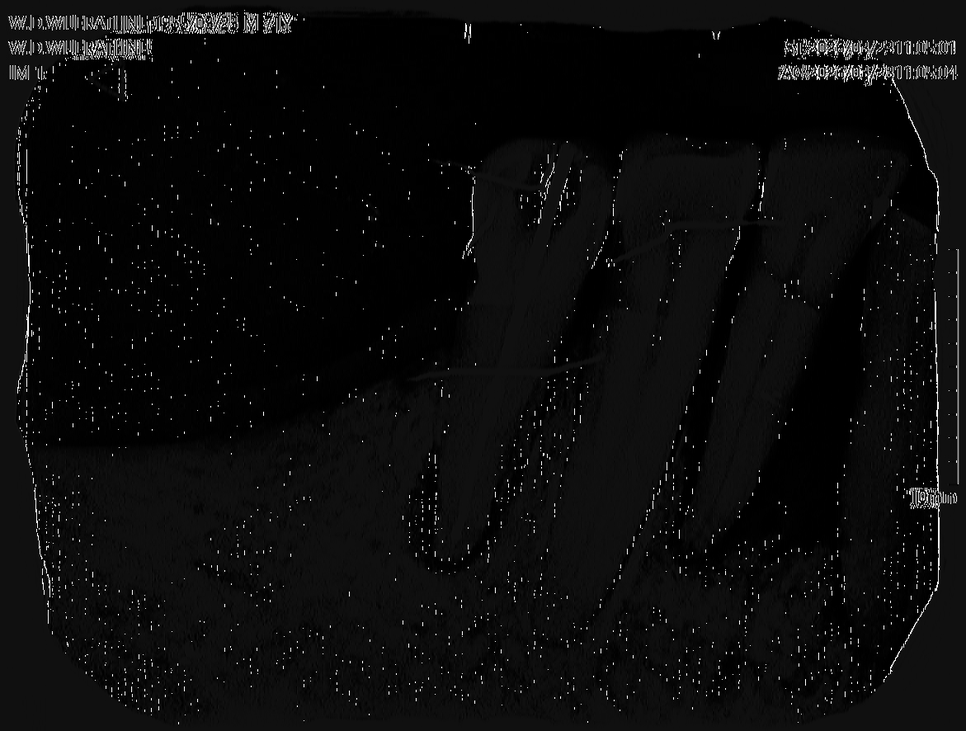
#> input picture data/abscess/raw/texture_output/gabor_texture_L17_clahe_sigmoid.png, 966 x 731 px, shrunk from 1171 x 886 before the run
$ python -i feature_extraction.py   (imports and definitions only)   (older library calls are emulated)
#> lines starting #> are read from the running program, lines starting #| are printed output that depends on the picture
#> further down, picture is the input picture: shape (731, 966, 3); min 0, max 255, mean 11.6
"""
feature_extraction.py
──────────────────────
Extracts a 6-dimensional feature vector for each pixel from the preprocessed images.
Ensures rigorous normalization per feature map before stacking into a final (N, 6) matrix.
"""

import os
import cv2
import numpy as np

from skimage.feature import local_binary_pattern
from skimage.filters.rank import entropy
from skimage.morphology import disk

# ======================================================
# PATH CONFIGURATION
# ======================================================
INPUT_DIR = "../../../data/abscess/raw/texture_output"
OUTPUT_DIR = "../../../data/abscess/raw/features"

# [1 line not run here, left out]

# Process only texture removed images
INPUT_PREFIX = 'texture_removed_'

# ======================================================
# FEATURE EXTRACTION FUNCTION
# ======================================================
def extract_features(image):
    """
    Extracts 6 features from the image, normalizes them independently,
    and returns an (H*W, 6) matrix.
    """

    # 1. Safely convert to grayscale
    if len(image.shape) == 2:
        gray = image
    elif image.shape[2] == 4:
        gray = cv2.cvtColor(image[:, :, :3], cv2.COLOR_BGR2GRAY)
    else:
        gray = cv2.cvtColor(image, cv2.COLOR_BGR2GRAY)

    # Convert to float for math operations
    gray_float = gray.astype(np.float32) / 255.0

    H, W = gray.shape
#> H = 731; W = 966

    # -------------------------------------------------
    # Feature 1 : Intensity
    # -------------------------------------------------
    intensity = gray_float.copy()

    # Normalize map [0, 1]
    intensity = (intensity - intensity.min()) / (intensity.max() - intensity.min() + 1e-8)

    # -------------------------------------------------
    # Feature 2 : Local Mean
    # -------------------------------------------------
    local_mean = cv2.blur(gray_float, (5, 5))
    local_mean = (local_mean - local_mean.min()) / (local_mean.max() - local_mean.min() + 1e-8)

    # -------------------------------------------------
    # Feature 3 : Local Variance
    # -------------------------------------------------
    sqr_mean = cv2.blur(gray_float * gray_float, (5, 5))
    local_variance = sqr_mean - (local_mean * local_mean)
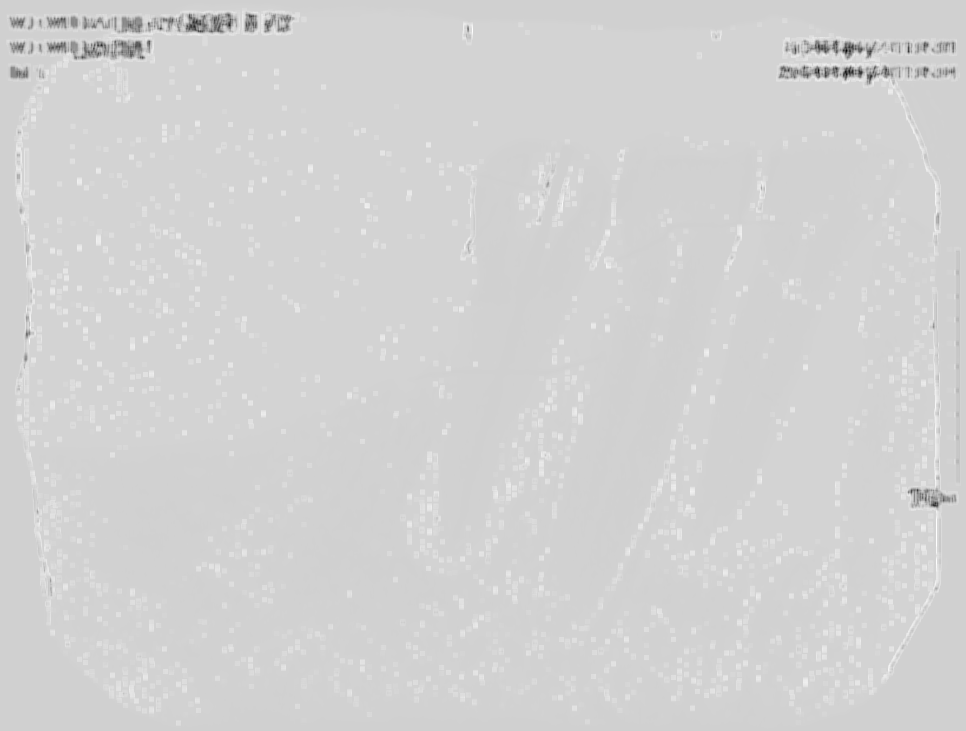
#> local_variance: shape (731, 966) float32; min -0.477, max 0.099, mean -0.00163; drawn with min black and max white

    # Clip tiny negative numbers arising from float precision
    local_variance = np.clip(local_variance, 0, None)
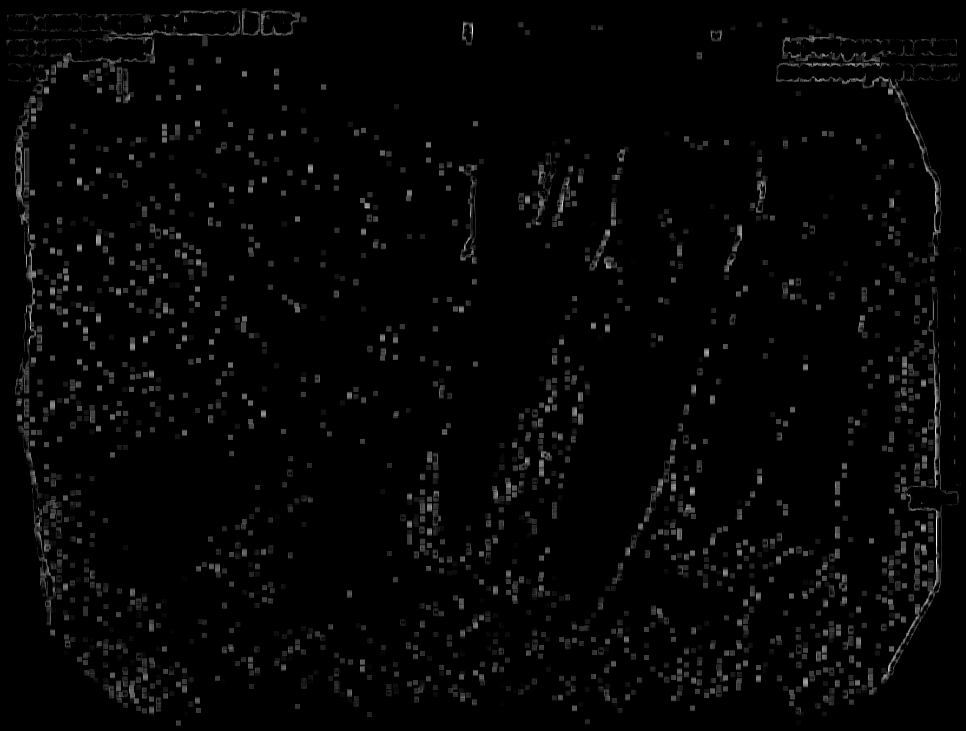
#> local_variance: shape (731, 966) float32; min 0, max 0.099, mean 0.00201; drawn with min black and max white
    local_variance = (local_variance - local_variance.min()) / (local_variance.max() - local_variance.min() + 1e-8)

    # -------------------------------------------------
    # Feature 4 : Gradient Magnitude
    # -------------------------------------------------
    grad_x = cv2.Sobel(gray_float, cv2.CV_32F, 1, 0, ksize=3)
    grad_y = cv2.Sobel(gray_float, cv2.CV_32F, 0, 1, ksize=3)
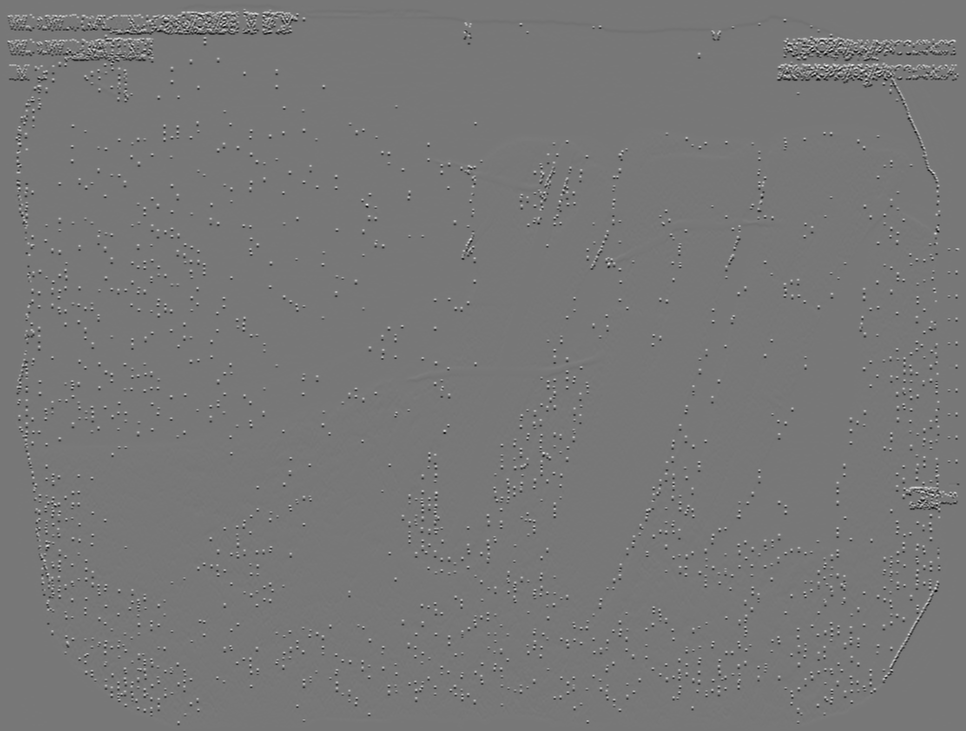
#> grad_y: shape (731, 966) float32; min -3.23, max 3.64, mean 4.43e-08; drawn with min black and max white
    gradient = np.sqrt(grad_x**2 + grad_y**2)
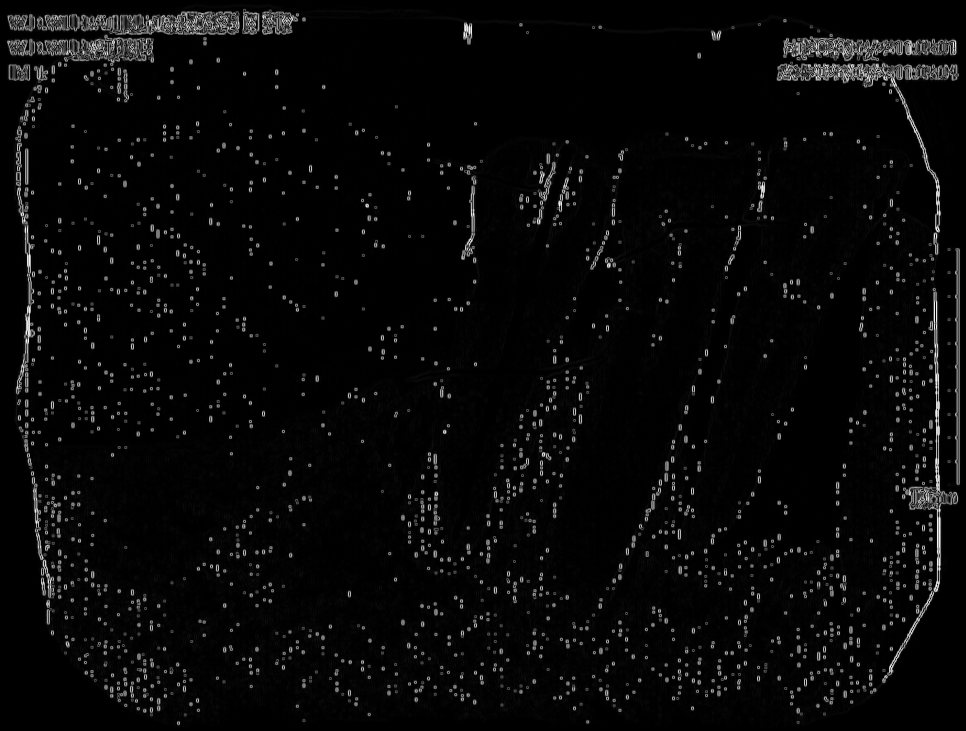
#> gradient: shape (731, 966) float32; min 0, max 4.18, mean 0.141; drawn with min black and max white
    gradient = (gradient - gradient.min()) / (gradient.max() - gradient.min() + 1e-8)

    # -------------------------------------------------
    # Feature 5 : Entropy
    # -------------------------------------------------
    # skimage entropy requires uint8 (8-bit) image
    gray_uint8 = (gray_float * 255).astype(np.uint8)
    entropy_img = entropy(gray_uint8, disk(5)).astype(np.float32)
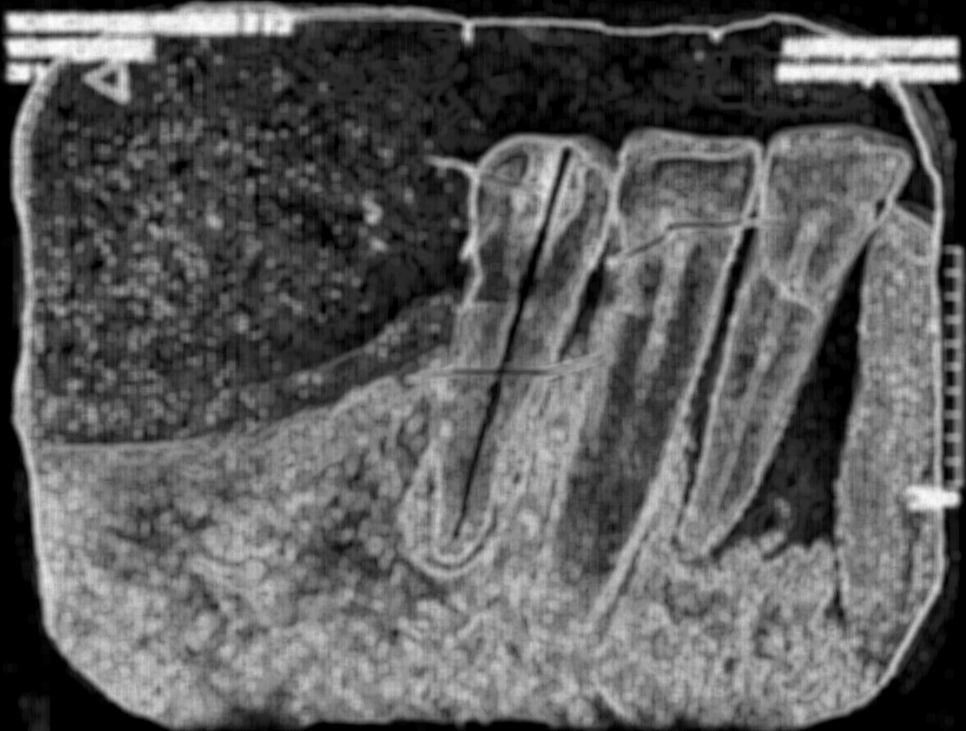
#> entropy_img: shape (731, 966) float32; min 0, max 6.14, mean 2.23; drawn with min black and max white
    entropy_img = (entropy_img - entropy_img.min()) / (entropy_img.max() - entropy_img.min() + 1e-8)

    # -------------------------------------------------
    # Feature 6 : Local Binary Pattern
    # -------------------------------------------------
    radius = 2
    n_points = radius * 8
    lbp = local_binary_pattern(gray_uint8, n_points, radius, method="uniform").astype(np.float32)
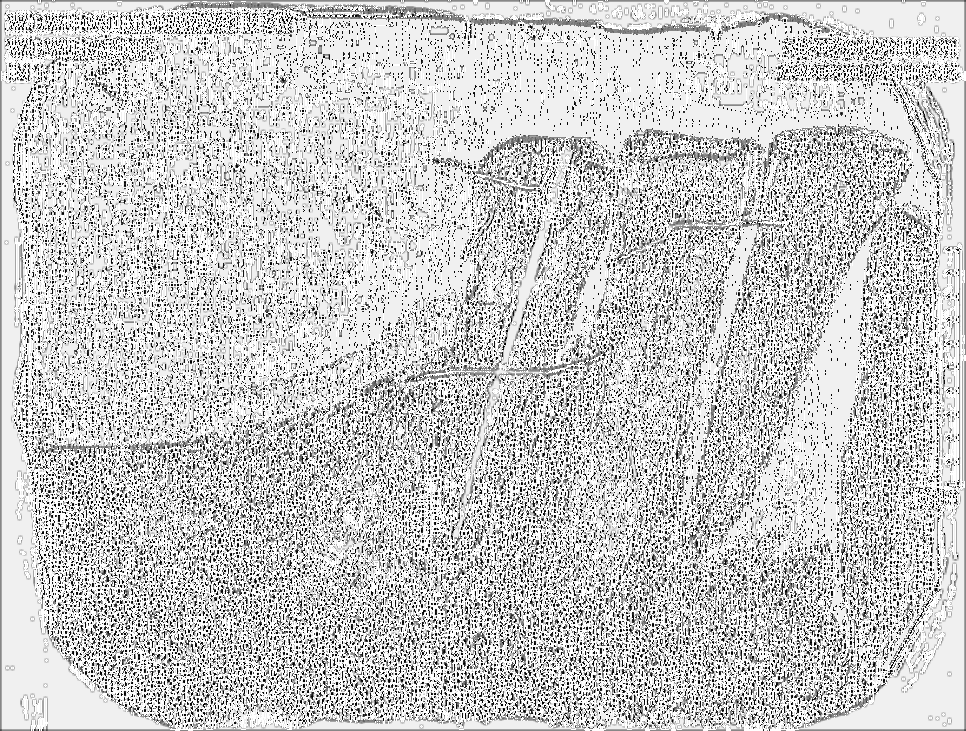
#> lbp: shape (731, 966) float32; min 0, max 17, mean 13.33; drawn with min black and max white
    lbp = (lbp - lbp.min()) / (lbp.max() - lbp.min() + 1e-8)

    # -------------------------------------------------
    # Stack and Reshape (H*W, 6)
    # -------------------------------------------------
    feature_image = np.dstack((
        intensity,
        local_mean,
        local_variance,
        gradient,
        entropy_img,
        lbp
    ))

    # Reshape into N x 6 matrix
    feature_matrix = feature_image.reshape(H * W, 6)

    return feature_matrix, (H, W)


# ======================================================
# MAIN EXECUTION
# ======================================================
# [42 lines not run here, left out]

>>> import cv2
>>> picture = cv2.imread('../../../data/abscess/raw/texture_output/gabor_texture_L17_clahe_sigmoid.png')
>>> result = extract_features(picture)

$ run again, on data/abscess/raw/texture_output/gabor_texture_L3_clahe_sigmoid.png
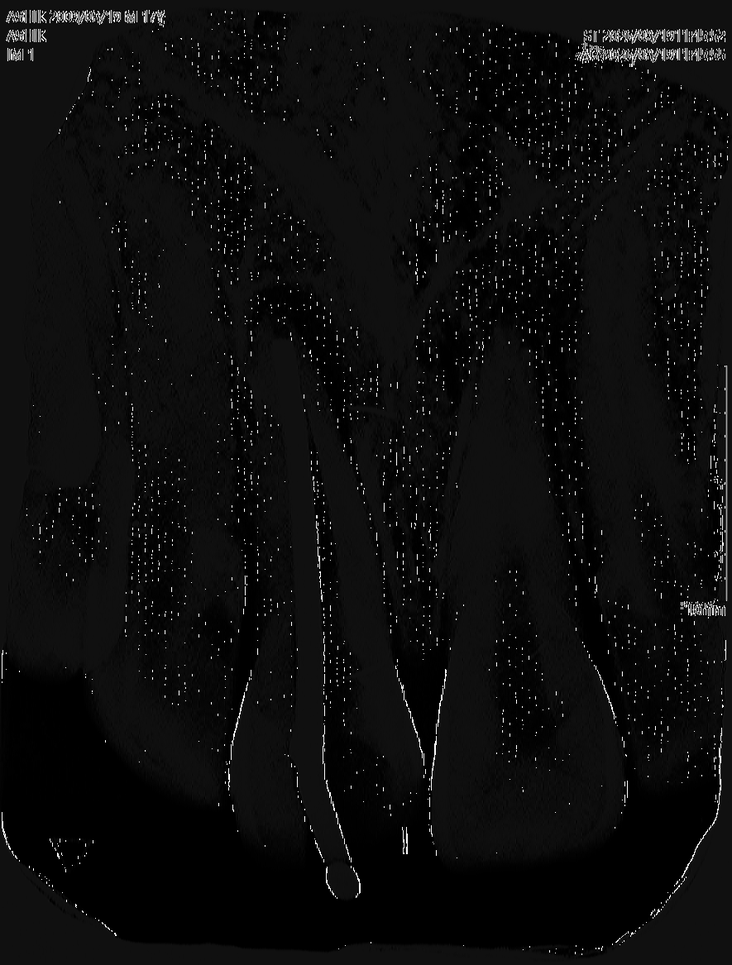
#> input picture data/abscess/raw/texture_output/gabor_texture_L3_clahe_sigmoid.png, 732 x 965 px, shrunk from 885 x 1167 before the run
#> picture is the input picture: shape (965, 732, 3); min 0, max 255, mean 12.8
#> in extract_features, `entropy_img = entropy(gray_uint8, disk(5)).astype(np.float32)`:
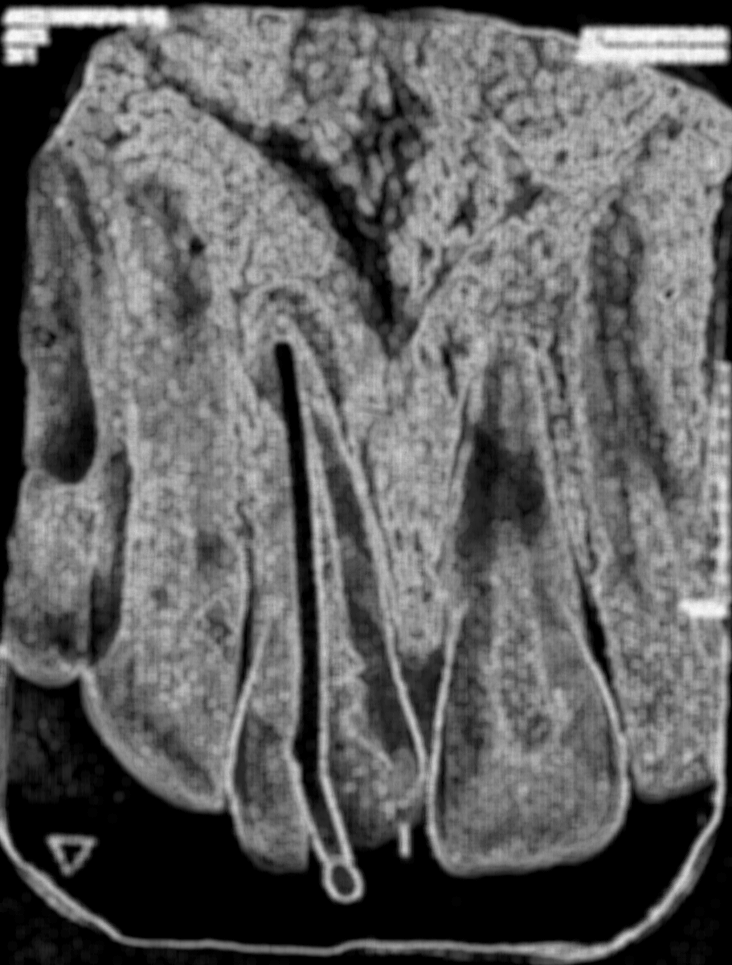
#> entropy_img: shape (965, 732) float32; min 0, max 6.22, mean 2.37; drawn with min black and max white
#> in extract_features, `lbp = local_binary_pattern(gray_uint8, n_points, radius, method="unifo..`:
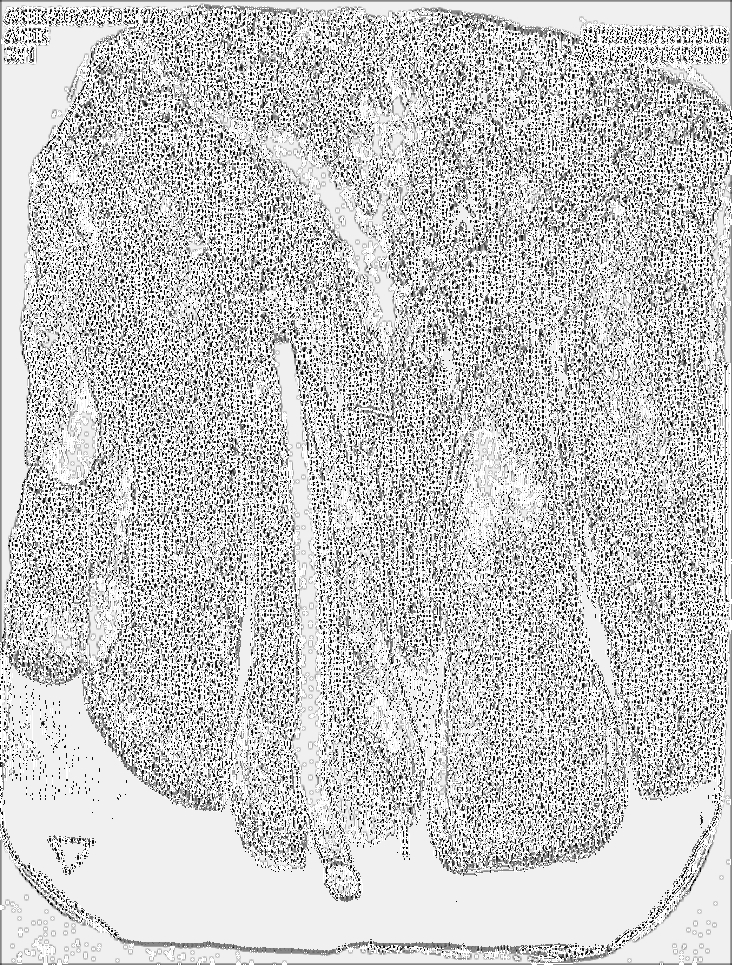
#> lbp: shape (965, 732) float32; min 0, max 17, mean 13.27; drawn with min black and max white
